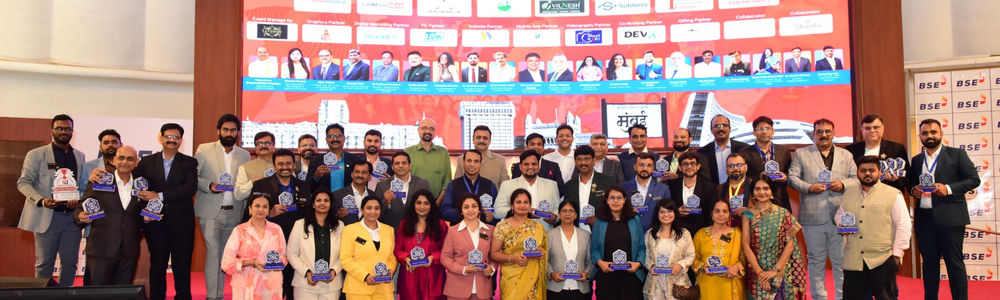
#> input picture brand_assets/image1.png, 1000 x 300 px, shrunk from 2000 x 600 before the run, found by its file name
$ python test_split.py
#> lines starting #> are read from the running program, lines starting #| are printed output that depends on the picture
import os
from PIL import Image
import numpy as np

brands_dir = r'c:\Users\hardi\OneDrive\Desktop\Peers global\public\images\brands'

# Let's inspect image1, image2, image3 to split them into individual logos
# In image1: size is (1002, 107) with 4 logos
# In image2: size is (1227, 112) with 5 logos
# In image3: size is (1282, 87) with 5 logos

def split_strip(filename, num_parts):
#> called with filename = 'image1.png', num_parts = 4
    p = os.path.join(brands_dir, filename)
    im = Image.open(p)
#> im is the input picture: PIL image 1000x300 RGB; mean R, G, B 163.7, 127.5, 120.1
    w, h = im.size
#> w = 1000; h = 300
    pw = w // num_parts
#> pw = 250
    parts = []
    for i in range(num_parts):
        box = (i * pw, 0, (i + 1) * pw, h)
        part = im.crop(box)
        # trim whitespace
        parts.append(part)
#> this loop made 4 passes
#> pass 1, in split_strip, `part = im.crop(box)`:
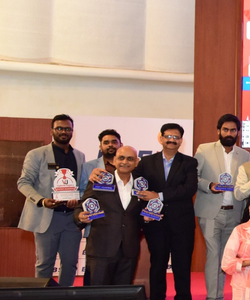
#> part: PIL image 250x300 RGB; mean R, G, B 148, 116.6, 106.2
#> pass 2, in split_strip, `part = im.crop(box)`:
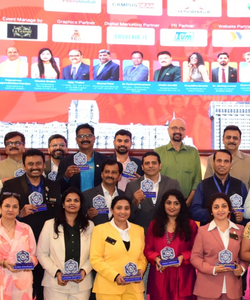
#> part: PIL image 250x300 RGB; mean R, G, B 178.4, 137.5, 134
#> pass 3, in split_strip, `part = im.crop(box)`:
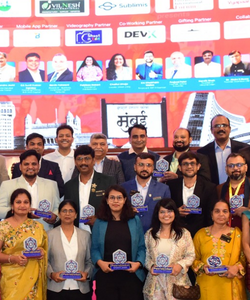
#> part: PIL image 250x300 RGB; mean R, G, B 166.3, 136.4, 131.9
#> after the loop, parts = 4 items
    return parts

print("Checking strip splitting...")
p1 = split_strip('image1.png', 4)
#> p1 = 4 items
print(f"image1 split into {len(p1)} logos")
#| image1 split into 4 logos
p2 = split_strip('image2.png', 5)
#> (the run stopped early here; a loop or call above may not have finished)
